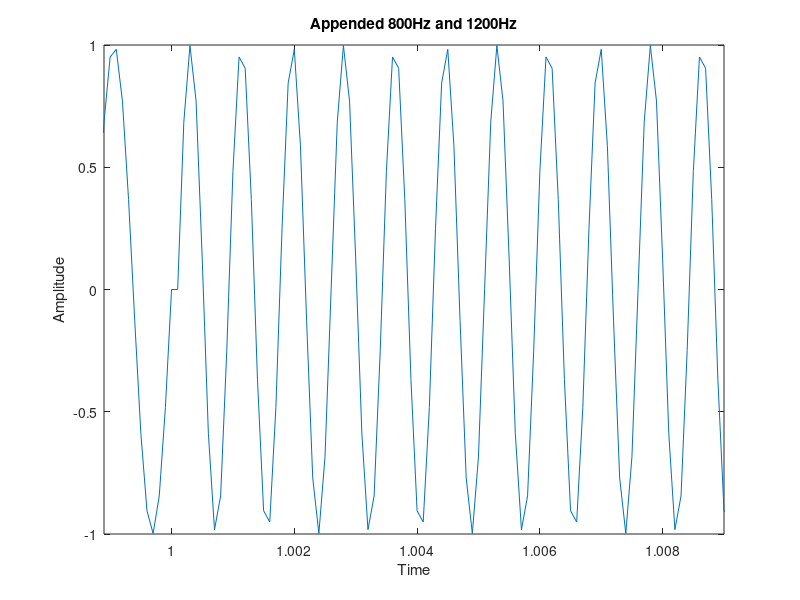

Write the MATLAB code that produced this figure. (Note: this script raises an error after producing the figure.)
clc;clear

t=0:0.0001:1;
f=800;
a=sin(2*pi*f*t);
f1=1200;
a1=sin(2*pi*f1*t);
b=[a a1];

t1=(0:0.0001:2.0001);
plot(t1,b);
xlim([0.9989 1.009 ])
xlabel('Time');
ylabel('Amplitude');
title('Appended 800Hz and 1200Hz');
gtext('Suraj-1541016149');

